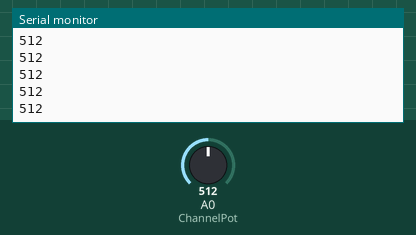
This sketch was run on a simulated Arduino Uno, built with avr-gcc and run on an emulated ATmega328P. Parts: the last lines printed to the serial monitor. The test bench sets the inputs (shaded band); at power-on: A0 (ChannelPot) = 512.

Above: at 1.2 s.
1.3 s: A0 (ChannelPot) set to 716
At 2.2 s:
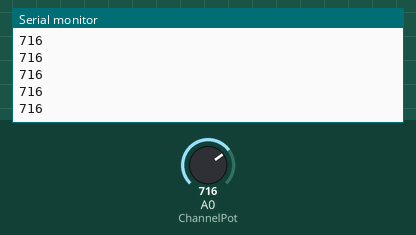
2.8 s: A0 (ChannelPot) set to 900
At 3.8 s:
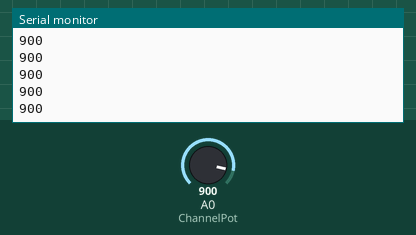
Timing chart, 0 to 5.8 s (numbered marks = the images above; inputs shaded):
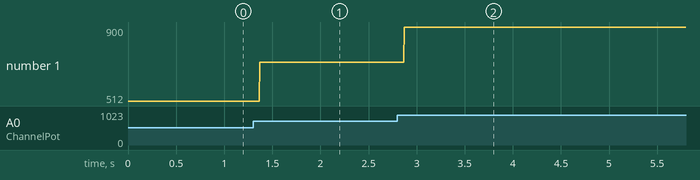

The sketch:

ChannelPotTest.ino
```cpp
//Testing Channel Pot
const int ChannelPot = 14;
int PotVal = 0;

void setup()
{
    Serial.begin(9600);
    pinMode(ChannelPot, INPUT);
}

void loop()
{
    PotVal = analogRead(ChannelPot);
    Serial.println(PotVal);
}
```

Measured:
- after the input at 1.3 s, the serial monitor: prints a new line after 0.07 s (image 1)
- after the input at 2.8 s, the serial monitor: prints a new line after 0.07 s (image 2)
- plotted number 1: 512 → 716 after the input at 1.3 s, 716 → 900 after the input at 2.8 s
